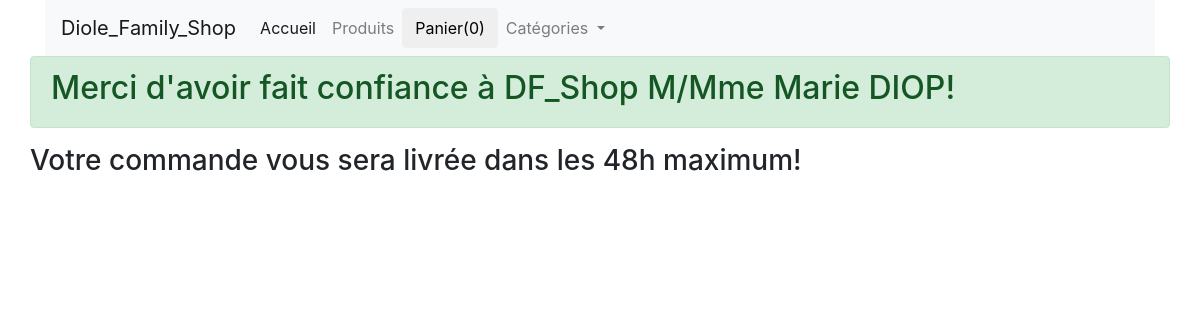
Before: /success with the older database file.
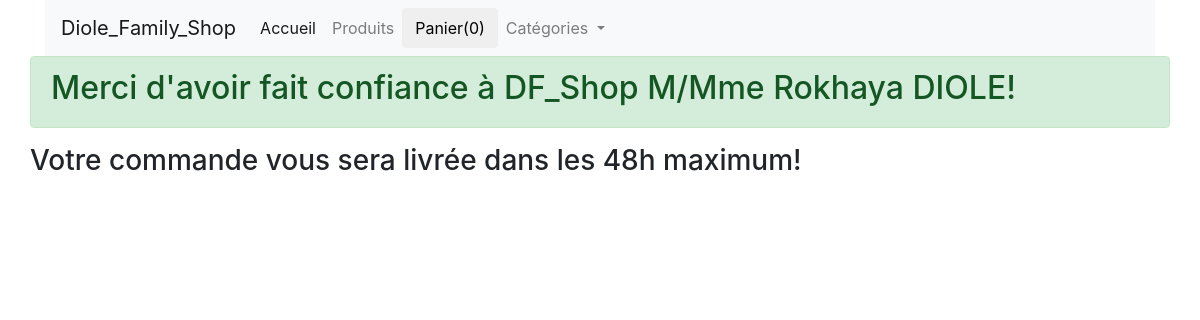
After: the same page with the newer database file.
### myShop/models.py (models this page shows, shortened)
class Commande(models.Model):
    items = models.CharField(max_length=200)
    prix = models.FloatField(null=True)
    nom = models.CharField(max_length=100)
    email = models.EmailField(max_length=150)
    adresse = models.CharField(max_length=100)
    ville = models.CharField(max_length=100)
    pays = models.CharField(max_length=100)
    zipcode = models.CharField(max_length=100)
    date_commande = models.DateTimeField(auto_now=True)
    class Meta:
        ordering = ["-date_commande"]

### myShop/views.py (the view)
# urls.py: path("success", views.success, name="success"),
def success(request):
    customer = Commande.objects.all()[:1]
    for cust in customer:
        my_customer = cust.nom
    return render(request, "myFirstShop/success.html", { "my_customer": my_customer })

### myShop/templates/myFirstShop/success.html
{% extends "myFirstShop/main.html" %}
{% block content %}
    <div class="row">
        <div class="col-md-12  alert alert-success" role="alert">
            <h2 id="thanks">Merci d'avoir fait confiance à DF_Shop M/Mme {{ my_customer }}!</h2>
        </div>
        <h3>Votre commande vous sera livrée dans les 48h maximum!</h3>
    </div>
{% endblock %}

### myShop/templates/myFirstShop/main.html (shortened to what this page needs)
<!DOCTYPE html>
<html lang="en">
<head>
    <link rel="stylesheet" href="https://cdn.jsdelivr.net/npm/bootstrap@4.0.0/dist/css/bootstrap.min.css">
</head>
<body>
    <div class="container">
        <div class="row">
            <div class="col-md-12">
              <nav class="navbar navbar-expand-lg navbar-light bg-light">
                <a class="navbar-brand" href="{% url 'home' %}">Diole_Family_Shop</a>
                <div class="collapse navbar-collapse" id="navbarNavDropdown">
                  <ul class="navbar-nav">
                    <li class="nav-item active">
                      <a class="nav-link" href="{% url 'home' %}">Accueil <span class="sr-only">(current)</span></a>
                    </li>
                    <li class="nav-item">
                      <a class="nav-link" href="#">Produits</a>
                    </li>
                    <button type="button" id="id_panier" class="btn" data-html="true" data-container="body" data-toggle="popover" data-placement="bottom" data-content="Vivamus
                    sagittis lacus vel augue laoreet rutrum faucibus.">
                      Panier(0)
                    </button>
                    <li class="nav-item dropdown">
                      <a class="nav-link dropdown-toggle" href="#" id="navbarDropdownMenuLink" data-toggle="dropdown" aria-haspopup="true" aria-expanded="false">
                        Catégories
                      </a>
                    </li>
                  </ul>
                </div>
              </nav>
            </div>
        </div>
        {% block content %}
        {%endblock%}
    </div>
  </body>
</html>

Changed rows visible on the page:
removed Commande: nom "Marie DIOP"
added Commande: nom "Rokhaya DIOLE"
